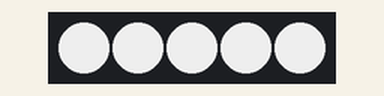
This sketch was run on a simulated ESP8266 (NodeMCU). Shown: 5 RGB LEDs in strip order, left to right.

Above: at 0.1 s.
At 2.1 s:
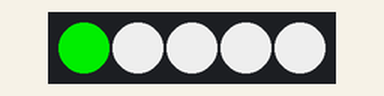
At 4.1 s:
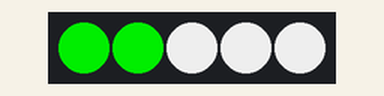
At 6.1 s:
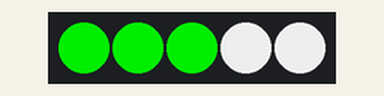
At 8.1 s:
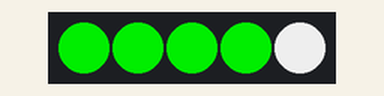
At 10.1 s:
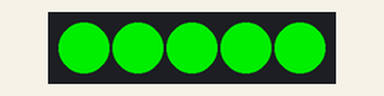
Timing chart, 0 to 39.5 s (numbered marks = the images above):
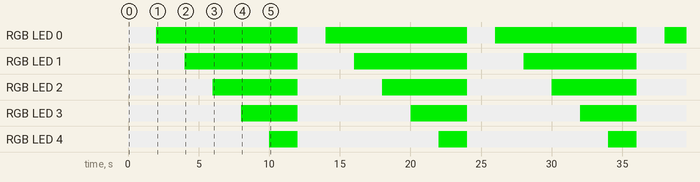

The sketch:

ledstrip.ino
```cpp
#include <Adafruit_NeoPixel.h>
#ifdef __AVR__
  #include <avr/power.h>
#endif

#define PIN D1

// Parameter 1 = number of pixels in strip
// Parameter 2 = Arduino pin number (most are valid)
// Parameter 3 = pixel type flags, add together as needed:
//   NEO_KHZ800  800 KHz bitstream (most NeoPixel products w/WS2812 LEDs)
//   NEO_KHZ400  400 KHz (classic 'v1' (not v2) FLORA pixels, WS2811 drivers)
//   NEO_GRB     Pixels are wired for GRB bitstream (most NeoPixel products)
//   NEO_RGB     Pixels are wired for RGB bitstream (v1 FLORA pixels, not v2)
//   NEO_RGBW    Pixels are wired for RGBW bitstream (NeoPixel RGBW products)
Adafruit_NeoPixel strip = Adafruit_NeoPixel(5, PIN, NEO_GRB + NEO_KHZ800);

// IMPORTANT: To reduce NeoPixel burnout risk, add 1000 uF capacitor across
// pixel power leads, add 300 - 500 Ohm resistor on first pixel's data input
// and minimize distance between Arduino and first pixel.  Avoid connecting
// on a live circuit...if you must, connect GND first.

void setup() {
  strip.begin();
  strip.show(); // Initialize all pixels to 'off'
}

void loop() {
  for(uint16_t i=0; i<strip.numPixels(); i++) {
    strip.setPixelColor(i, strip.Color( 200, 200, 200 ));
    strip.show();
  }
  delay(2000);
  strip.setPixelColor( 0,  strip.Color( 0, 200, 0 ) );
  strip.show();
  delay(2000);
  strip.setPixelColor( 1,  strip.Color( 0, 200, 0 ) );
  strip.show();
  delay(2000);
    strip.setPixelColor( 2,  strip.Color( 0, 200, 0 ) );
  strip.show();
  delay(2000);
    strip.setPixelColor( 3,  strip.Color( 0, 200, 0 ) );
  strip.show();
  delay(2000);
    strip.setPixelColor( 4,  strip.Color( 0, 200, 0 ) );
  strip.show();
  delay(2000);
}
```

Measured:
- by itself, RGB LED 0: alternates RGB(200, 200, 200) for 2.0 s and RGB(0, 200, 0) for 10.0 s
- by itself, RGB LED 1: alternates RGB(200, 200, 200) for 4.0 s and RGB(0, 200, 0) for 8.0 s
- by itself, RGB LED 2: alternates RGB(200, 200, 200) for 6.0 s and RGB(0, 200, 0) for 6.0 s
- by itself, RGB LED 3: alternates RGB(200, 200, 200) for 8.0 s and RGB(0, 200, 0) for 4.0 s
- by itself, RGB LED 4: alternates RGB(200, 200, 200) for 10.0 s and RGB(0, 200, 0) for 2.0 s
- what the display in image 1 shows lasts 2.0 s, from 2.0 s to 4.0 s
